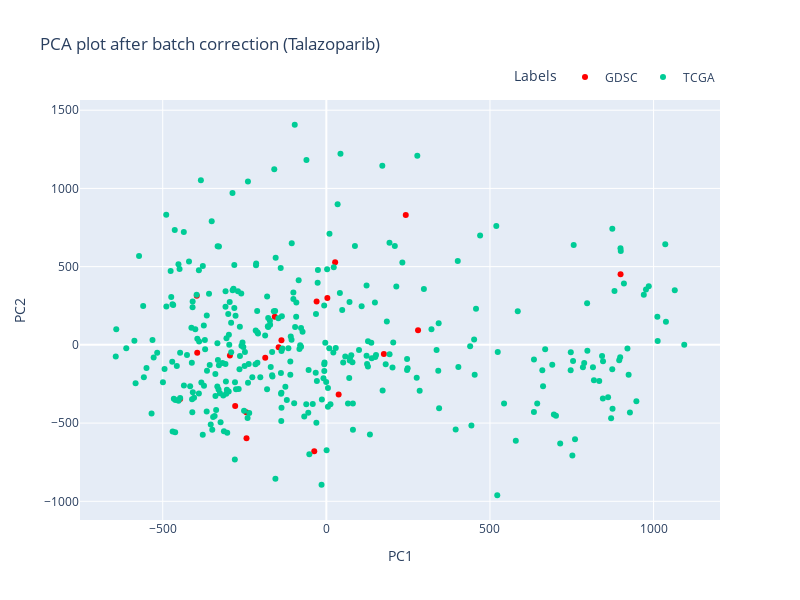

Notebook source saved alongside this figure:
### Markdown cell above
#### PCA after batch correction

### Code cell
pca = PCA(n_components=2)
components = pca.fit_transform(df_corrected)

fig = px.scatter(components, x=0, y=1, color=df_copy['batch'], #label cols
                 title="PCA plot after batch correction (Talazoparib)",
                 labels={'0': 'PC1', '1': 'PC2'},
                 color_discrete_map={"tcga": "blue", "GDSC": "red"},
                 template="plotly",
                 hover_name=df_corrected.index,
                 #text=df_copy['batch'],
                 width=800, height=600
                )

fig.update_layout(legend_title_text='Labels', legend=dict(orientation='h', yanchor='bottom', y=1.02, xanchor='right', x=1))
fig.show()

### Figure 1 — Plotly figure (JSON) as saved in the notebook; plotly's stock layout.template omitted (floating-point values rounded to 4 significant figures; data arrays with more than 128 entries replaced by an {"elided": "..."} marker saying what was removed)
{"data": [{"hovertemplate": "<b>%{hovertext}</b><br><br>color=GDSC<br>PC1=%{x}<br>PC2=%{y}<extra></extra>", "hovertext": ["TCGA-3C-AAAU-01", "TCGA-3C-AALJ-01", "TCGA-3C-AALK-01", "TCGA-4H-AAAK-01", "TCGA-5L-AAT1-01", "TCGA-A2-A04U-01", "TCGA-A2-A04W-01", "TCGA-A2-A0CR-01", "TCGA-A2-A0CW-01", "TCGA-A2-A0D3-01", "TCGA-A2-A0EP-01", "TCGA-A2-A0ES-01", "TCGA-A2-A0SU-01", "TCGA-A2-A0T4-01", "TCGA-A2-A0T5-01", "TCGA-A2-A0T7-01", "TCGA-A2-A0YD-01", "TCGA-A2-A0YF-01", "TCGA-A2-A0YK-01", "TCGA-A2-A1FZ-01"], "legendgroup": "GDSC", "marker": {"color": "red", "symbol": "circle"}, "mode": "markers", "name": "GDSC", "orientation": "v", "showlegend": true, "type": "scatter", "x": [-395.9, 26.89, -157.6, -137.2, -29.78, 899.1, 280.2, 242.7, 3.079, -394.6, 175.8, -244.0, -294.7, -186.7, -145.8, 37.61, -244.8, -446.8, -36.95, -278.6], "xaxis": "x", "y": [313.4, 527.8, 180.2, 30.05, 276.8, 450.6, 92.66, 829.7, 300.3, -49.82, -58.01, -596.9, -67.91, -82.45, -15.6, -317.8, -431.4, -346.0, -680.5, -391.2], "yaxis": "y"}, {"hovertemplate": "<b>%{hovertext}</b><br><br>color=TCGA<br>PC1=%{x}<br>PC2=%{y}<extra></extra>", "hovertext": {"elided": "333 str values"}, "legendgroup": "TCGA", "marker": {"color": "#00cc96", "symbol": "circle"}, "mode": "markers", "name": "TCGA", "orientation": "v", "showlegend": true, "type": "scatter", "x": {"elided": "333 float values"}, "xaxis": "x", "y": {"elided": "333 float values"}, "yaxis": "y"}], "layout": {"height": 600, "legend": {"orientation": "h", "title": {"text": "Labels"}, "tracegroupgap": 0, "x": 1, "xanchor": "right", "y": 1.02, "yanchor": "bottom"}, "title": {"text": "PCA plot after batch correction (Talazoparib)"}, "width": 800, "xaxis": {"anchor": "y", "domain": [0, 1], "title": {"text": "PC1"}}, "yaxis": {"anchor": "x", "domain": [0, 1], "title": {"text": "PC2"}}}}
